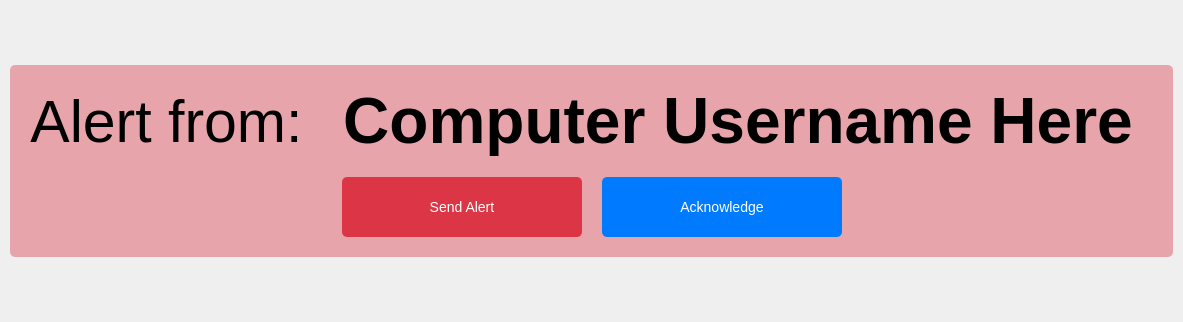
<?xml version="1.0" encoding="UTF-8"?>
<ui version="4.0">
 <class>DlgAlert</class>
 <widget class="QDialog" name="DlgAlert">
  <property name="geometry">
   <rect>
    <x>0</x>
    <y>0</y>
    <width>1183</width>
    <height>322</height>
   </rect>
  </property>
  <property name="windowTitle">
   <string>Dialog</string>
  </property>
  <property name="styleSheet">
   <string notr="true">QLabel#lblUser {
	padding-left: 20%;
	padding-right: 20%;
}

QWidget#centralWidget {
	border-image: url(:/Resource/assets/background.png);
}

QWidget#wdgGroup {
	border-radius: 5px;
	background-color: rgba(220, 53, 69, 0.4);
}

/* btnSend - btn-danger (Bootstrap) */
QPushButton#btnSend {
    background-color: #dc3545;  /* Bootstrap 'danger' color */
    color: white;
    border: none;
    padding: 8px 16px;
    border-radius: 5px;
    font-size: 14px;
    cursor: pointer;
    transition: background-color 0.3s ease;
}

QPushButton#btnSend:hover {
    background-color: #c82333;  /* Darker shade for hover */
}

QPushButton#btnSend:pressed {
    background-color: #bd2130;  /* Even darker shade for pressed state */
}

/* btnActknowledge - btn-primary (Bootstrap) */
QPushButton#btnAcknowledge {
    background-color: #007bff;  /* Bootstrap 'primary' color */
    color: white;
    border: none;
    padding: 8px 16px;
    border-radius: 5px;
    font-size: 14px;
    cursor: pointer;
    transition: background-color 0.3s ease;
}

QPushButton#btnAcknowledge:hover {
    background-color: #0056b3;  /* Darker shade for hover */
}

QPushButton#btnAcknowledge:pressed {
    background-color: #004085;  /* Even darker shade for pressed state */
}
</string>
  </property>
  <layout class="QGridLayout" name="gridLayout_2">
   <property name="leftMargin">
    <number>0</number>
   </property>
   <property name="topMargin">
    <number>0</number>
   </property>
   <property name="rightMargin">
    <number>0</number>
   </property>
   <property name="bottomMargin">
    <number>0</number>
   </property>
   <item row="0" column="0">
    <widget class="QWidget" name="centralWidget" native="true">
     <layout class="QGridLayout" name="gridLayout">
      <item row="0" column="0">
       <layout class="QVBoxLayout" name="verticalLayout_2" stretch="5,0,5">
        <item>
         <spacer name="verticalSpacer_2">
          <property name="orientation">
           <enum>Qt::Orientation::Vertical</enum>
          </property>
          <property name="sizeHint" stdset="0">
           <size>
            <width>20</width>
            <height>40</height>
           </size>
          </property>
         </spacer>
        </item>
        <item>
         <layout class="QHBoxLayout" name="horizontalLayout_5" stretch="0,0,0">
          <item>
           <spacer name="horizontalSpacer_2">
            <property name="orientation">
             <enum>Qt::Orientation::Horizontal</enum>
            </property>
            <property name="sizeHint" stdset="0">
             <size>
              <width>40</width>
              <height>20</height>
             </size>
            </property>
           </spacer>
          </item>
          <item>
           <widget class="QWidget" name="wdgGroup" native="true">
            <layout class="QVBoxLayout" name="verticalLayout">
             <property name="spacing">
              <number>20</number>
             </property>
             <property name="leftMargin">
              <number>20</number>
             </property>
             <property name="topMargin">
              <number>20</number>
             </property>
             <property name="rightMargin">
              <number>20</number>
             </property>
             <property name="bottomMargin">
              <number>20</number>
             </property>
             <item>
              <layout class="QHBoxLayout" name="horizontalLayout">
               <item>
                <widget class="QLabel" name="lblAlert">
                 <property name="font">
                  <font>
                   <pointsize>44</pointsize>
                   <bold>false</bold>
                  </font>
                 </property>
                 <property name="styleSheet">
                  <string notr="true"/>
                 </property>
                 <property name="frameShape">
                  <enum>QFrame::Shape::NoFrame</enum>
                 </property>
                 <property name="text">
                  <string>Alert from:</string>
                 </property>
                 <property name="alignment">
                  <set>Qt::AlignmentFlag::AlignCenter</set>
                 </property>
                </widget>
               </item>
               <item>
                <widget class="QLabel" name="lblUser">
                 <property name="font">
                  <font>
                   <pointsize>48</pointsize>
                   <bold>true</bold>
                  </font>
                 </property>
                 <property name="styleSheet">
                  <string notr="true"/>
                 </property>
                 <property name="frameShape">
                  <enum>QFrame::Shape::NoFrame</enum>
                 </property>
                 <property name="text">
                  <string>Computer Username Here</string>
                 </property>
                 <property name="alignment">
                  <set>Qt::AlignmentFlag::AlignCenter</set>
                 </property>
                </widget>
               </item>
              </layout>
             </item>
             <item>
              <layout class="QHBoxLayout" name="horizontalLayout_4">
               <item>
                <spacer name="horizontalSpacer">
                 <property name="orientation">
                  <enum>Qt::Orientation::Horizontal</enum>
                 </property>
                 <property name="sizeHint" stdset="0">
                  <size>
                   <width>40</width>
                   <height>20</height>
                  </size>
                 </property>
                </spacer>
               </item>
               <item>
                <layout class="QHBoxLayout" name="horizontalLayout_2">
                 <item>
                  <widget class="QPushButton" name="btnSend">
                   <property name="minimumSize">
                    <size>
                     <width>240</width>
                     <height>60</height>
                    </size>
                   </property>
                   <property name="text">
                    <string>Send Alert</string>
                   </property>
                  </widget>
                 </item>
                 <item>
                  <widget class="QPushButton" name="btnAcknowledge">
                   <property name="minimumSize">
                    <size>
                     <width>240</width>
                     <height>60</height>
                    </size>
                   </property>
                   <property name="text">
                    <string>Acknowledge</string>
                   </property>
                  </widget>
                 </item>
                </layout>
               </item>
               <item>
                <spacer name="horizontalSpacer_6">
                 <property name="orientation">
                  <enum>Qt::Orientation::Horizontal</enum>
                 </property>
                 <property name="sizeHint" stdset="0">
                  <size>
                   <width>40</width>
                   <height>20</height>
                  </size>
                 </property>
                </spacer>
               </item>
              </layout>
             </item>
            </layout>
           </widget>
          </item>
          <item>
           <spacer name="horizontalSpacer_3">
            <property name="orientation">
             <enum>Qt::Orientation::Horizontal</enum>
            </property>
            <property name="sizeHint" stdset="0">
             <size>
              <width>40</width>
              <height>20</height>
             </size>
            </property>
           </spacer>
          </item>
         </layout>
        </item>
        <item>
         <spacer name="verticalSpacer">
          <property name="orientation">
           <enum>Qt::Orientation::Vertical</enum>
          </property>
          <property name="sizeHint" stdset="0">
           <size>
            <width>20</width>
            <height>40</height>
           </size>
          </property>
         </spacer>
        </item>
       </layout>
      </item>
     </layout>
    </widget>
   </item>
  </layout>
 </widget>
 <resources/>
 <connections/>
</ui>
